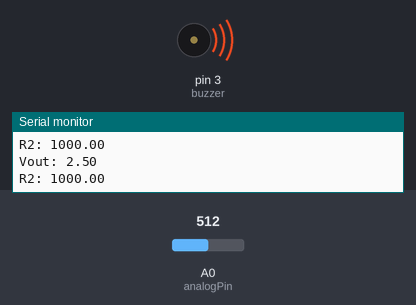
The sketch below on a simulated Arduino Uno, built with avr-gcc and run on an emulated ATmega328P. Parts: buzzer (waves = sounding), the last lines printed to the serial monitor. The inputs (shaded band) are chosen by the test bench; at power-on: A0 (analogPin) = 512.

Above: at 1.8 s.
1.9 s: A0 (analogPin) set to 780
4.2 s: A0 (analogPin) set to 803
At 7.2 s:
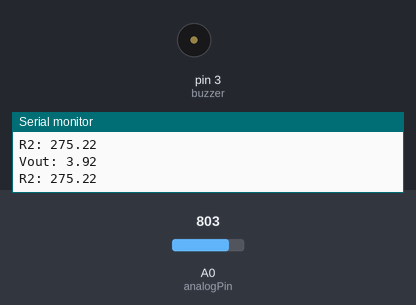
7.5 s: A0 (analogPin) set to 716
At 9.7 s:
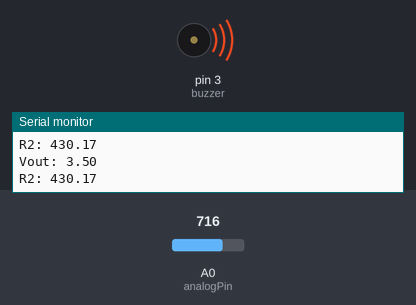
10.5 s: A0 (analogPin) set to 900
At 13.3 s:
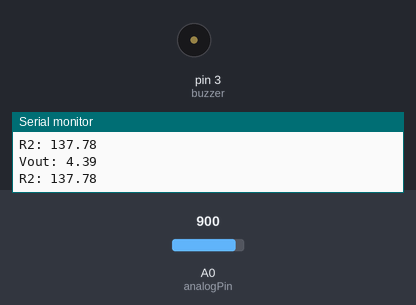
Timing chart, 0 to 14.5 s (numbered marks = the images above; inputs shaded):
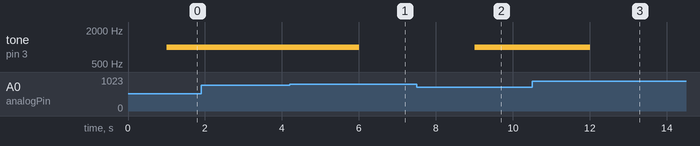

Measured:
- the behaviour switches between 787 and 788 on A0 (analogPin) (found by bisection; images 0 and 1)
- after the input at 4.2 s, tone on pin 3 (buzzer): 1000 Hz → silent after 1.8 s
- after the input at 7.5 s, tone on pin 3 (buzzer): silent → 1000 Hz after 1.5 s
- after the input at 10.5 s, tone on pin 3 (buzzer): 1000 Hz → silent after 1.5 s

The sketch:

ohmmeter_buzzer.ino
```cpp
int analogPin = 0;
int raw = 0;
int Vin = 5;
float Vout = 0;
float R1 = 1000;
float R2 = 0;
float temp = 0;
const int buzzer = 3; // buzzer to arduino pin 3

void setup()
{
  Serial.begin(9600); // Begin serial communication at 9600 bits per second
}

void loop()
{
  raw = analogRead(analogPin); // Read input from analog pin 0
  if(raw)
  {
    temp = raw * Vin;
    Vout = (temp)/1024.0; // Converting analog input to digital using 10 bit ADC
    temp = (Vin/Vout) -1; // Voltage divider formula
    R2 = R1 * temp;
    Serial.print("Vout: ");
    Serial.println(Vout);
    Serial.print("R2: ");
    Serial.println(R2);
    delay(1000);
    // Sound buzzer on short-circuit at 1kHz frequency
    if (R2 > 300)
    {
      tone(buzzer, 1000); // Send 1KHz sound signal...
    }
    else
    {
      noTone(buzzer); // Stop sound...
    }
   }
}
```
